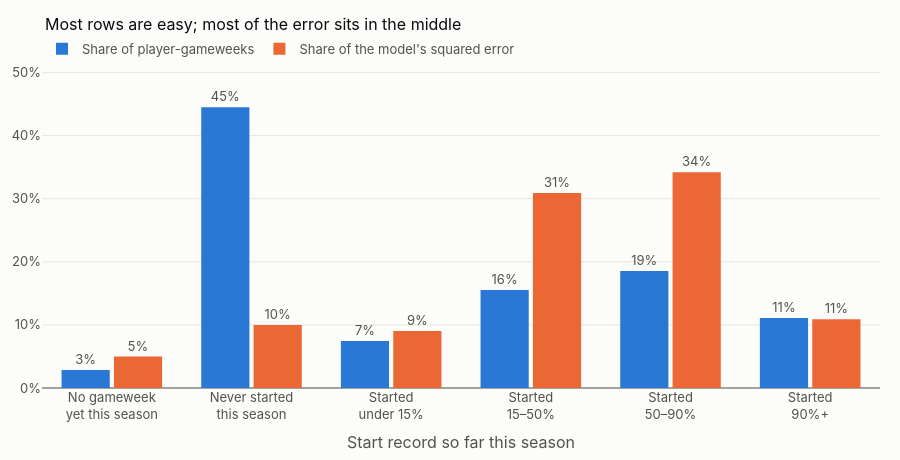

Write notebook code for a chart like this one.
### Code cell
bands = pd.DataFrame(perf["by_band"])
long = bands.melt(id_vars="group", value_vars=["share_of_rows", "share_of_squared_error_logistic"],
                  var_name="measure", value_name="share")
long["group"] = long["group"].map({
    "No gameweek yet this season": "No gameweek<br>yet this season", "Never started this season": "Never started<br>this season",
    "Started under 15%": "Started<br>under 15%", "Started 15-50%": "Started<br>15–50%",
    "Started 50-90%": "Started<br>50–90%", "Started 90%+": "Started<br>90%+"})
long["measure"] = long["measure"].map({"share_of_rows": "Share of player-gameweeks",
                                       "share_of_squared_error_logistic": "Share of the model's squared error"})
fig = px.bar(long, x="group", y="share", color="measure", barmode="group",
             text=long["share"].map("{:.0%}".format),
             color_discrete_map={"Share of player-gameweeks": BLUE, "Share of the model's squared error": ORANGE},
             title="Most rows are easy; most of the error sits in the middle")
fig.update_traces(textposition="outside", cliponaxis=False, marker_line_width=0)
fig.update_xaxes(title="Start record so far this season", tickangle=0)
fig.update_yaxes(title=None, tickformat=".0%", range=[0, 0.52])
fig.update_layout(height=460, width=900, bargap=0.25, bargroupgap=0.08,
                  legend=dict(title=None, orientation="h", y=1.08, x=0))
fig

### Figure 1 — Plotly figure (JSON) as saved in the notebook; plotly's stock layout.template omitted (floating-point values rounded to 4 significant figures)
{"data": [{"alignmentgroup": "True", "cliponaxis": false, "hovertemplate": "measure=Share of player-gameweeks<br>group=%{x}<br>share=%{y}<br>text=%{text}<extra></extra>", "legendgroup": "Share of player-gameweeks", "marker": {"color": "#2a78d6", "line": {"width": 0}, "pattern": {"shape": ""}}, "name": "Share of player-gameweeks", "offsetgroup": "Share of player-gameweeks", "orientation": "v", "showlegend": true, "text": ["3%", "45%", "7%", "16%", "19%", "11%"], "textposition": "outside", "type": "bar", "x": ["No gameweek<br>yet this season", "Never started<br>this season", "Started<br>under 15%", "Started<br>15–50%", "Started<br>50–90%", "Started<br>90%+"], "xaxis": "x", "y": [0.02855, 0.445, 0.07459, 0.1553, 0.1854, 0.1111], "yaxis": "y"}, {"alignmentgroup": "True", "cliponaxis": false, "hovertemplate": "measure=Share of the model's squared error<br>group=%{x}<br>share=%{y}<br>text=%{text}<extra></extra>", "legendgroup": "Share of the model's squared error", "marker": {"color": "#eb6834", "line": {"width": 0}, "pattern": {"shape": ""}}, "name": "Share of the model's squared error", "offsetgroup": "Share of the model's squared error", "orientation": "v", "showlegend": true, "text": ["5%", "10%", "9%", "31%", "34%", "11%"], "textposition": "outside", "type": "bar", "x": ["No gameweek<br>yet this season", "Never started<br>this season", "Started<br>under 15%", "Started<br>15–50%", "Started<br>50–90%", "Started<br>90%+"], "xaxis": "x", "y": [0.04978, 0.09992, 0.09017, 0.3091, 0.3421, 0.1089], "yaxis": "y"}], "layout": {"bargap": 0.25, "bargroupgap": 0.08, "barmode": "group", "height": 460, "legend": {"orientation": "h", "title": {}, "tracegroupgap": 0, "x": 0, "y": 1.08}, "title": {"text": "Most rows are easy; most of the error sits in the middle"}, "width": 900, "xaxis": {"anchor": "y", "domain": [0, 1], "tickangle": 0, "title": {"text": "Start record so far this season"}}, "yaxis": {"anchor": "x", "domain": [0, 1], "range": [0, 0.52], "tickformat": ".0%", "title": {}}}}
